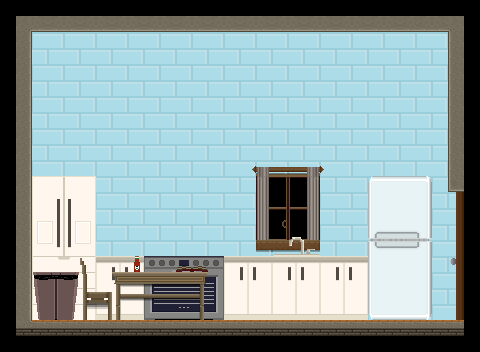

Tiled map render using the project's own tile images. Description and the whole map definition, tile-layer contents included, below:
An orthogonal 30x22 tile map with 16x16 px tiles, 3 tile layers (bg wall, bg obj, fg + ground + side walls).

<map version="1.0" orientation="orthogonal" renderorder="left-up" width="30" height="22" tilewidth="16" tileheight="16" nextobjectid="5">
 <tileset firstgid="1" name="tiles" tilewidth="16" tileheight="16" tilecount="1024" columns="32">
  <image source="tiles.png" width="512" height="512" />
 </tileset>
 <layer name="bg wall" width="30" height="22">
  <data encoding="csv">
0,0,0,0,0,0,0,0,0,0,0,0,0,0,0,0,0,0,0,0,0,0,0,0,0,0,0,0,0,0,
0,0,0,0,0,0,0,0,0,0,0,0,0,0,0,0,0,0,0,0,0,0,0,0,0,0,0,0,0,0,
0,0,40,41,40,41,40,41,40,41,40,41,40,41,40,41,40,41,40,41,40,41,40,41,40,41,40,41,0,0,
0,0,72,73,72,73,72,73,72,73,72,73,72,73,72,73,72,73,72,73,72,73,72,73,72,73,72,73,0,0,
0,0,40,41,40,41,40,41,40,41,40,41,40,41,40,41,40,41,40,41,40,41,40,41,40,41,40,41,0,0,
0,0,72,73,72,73,72,73,72,73,72,73,72,73,72,73,72,73,72,73,72,73,72,73,72,73,72,73,0,0,
0,0,40,41,40,41,40,41,40,41,40,41,40,41,40,41,40,41,40,41,40,41,40,41,40,41,40,41,0,0,
0,0,72,73,72,73,72,73,72,73,72,73,72,73,72,73,72,73,72,73,72,73,72,73,72,73,72,73,0,0,
0,0,40,41,40,41,40,41,40,41,40,41,40,41,40,41,40,41,40,41,40,41,40,41,40,41,40,41,0,0,
0,0,72,73,72,73,72,73,72,73,72,73,72,73,72,73,72,73,72,73,72,73,72,73,72,73,72,73,0,0,
0,0,40,41,40,41,40,41,40,41,40,41,40,41,40,41,194,195,196,197,40,41,40,41,40,41,40,41,0,0,
0,0,226,227,2147483875,2147483874,72,73,72,73,72,73,72,73,72,73,167,168,169,170,72,73,72,73,72,73,72,73,0,0,
0,0,258,259,2147483907,2147483906,40,41,40,41,40,41,40,41,40,41,199,200,201,202,40,41,40,41,40,41,40,41,40,0,
0,0,290,291,2147483939,2147483938,72,73,72,73,72,73,72,73,72,73,231,232,233,234,72,73,72,73,72,73,72,73,72,0,
0,0,322,323,2147483971,2147483970,40,41,40,41,40,41,40,41,40,41,263,264,265,266,40,41,40,41,40,41,40,41,40,0,
0,0,354,355,2147484003,2147484002,72,73,72,73,72,73,72,73,72,73,162,163,2147483813,164,72,73,72,73,72,73,72,73,72,0,
0,0,386,387,2147484035,2147484034,16,18,2147483664,2147483792,2147483791,2147483790,143,144,0,41,40,41,40,41,40,41,40,41,40,41,40,41,40,0,
0,0,386,387,2147484035,2147484034,48,50,2147483696,2147483824,2147483823,2147483822,175,176,0,73,72,73,72,73,72,73,72,73,72,73,72,73,72,0,
0,0,386,387,2147484035,2147484034,80,82,2147483728,2147483856,2147483855,2147483854,207,208,0,41,40,41,40,41,40,41,40,41,40,41,40,41,40,0,
0,0,386,387,2147484035,2147484034,112,114,2147483760,2147483888,2147483887,2147483886,239,240,0,73,72,73,72,73,72,73,72,73,72,73,72,73,72,0,
0,0,0,0,0,41,40,41,40,41,40,41,40,41,40,41,40,41,40,41,40,41,40,41,0,0,0,0,0,0,
0,0,0,0,0,0,0,0,0,0,0,0,0,0,0,0,0,0,0,0,0,0,0,0,0,0,0,0,0,0
</data>
 </layer>
 <layer name="bg obj" width="30" height="22">
  <data encoding="csv">
0,0,0,0,0,0,0,0,0,0,0,0,0,0,0,0,0,0,0,0,0,0,0,0,0,0,0,0,0,0,
0,0,0,0,0,0,0,0,0,0,0,0,0,0,0,0,0,0,0,0,0,0,0,0,0,0,0,0,0,0,
0,0,0,0,0,0,0,0,0,0,0,0,0,0,0,0,0,0,0,0,0,0,0,0,0,0,0,0,0,0,
0,0,0,0,0,0,0,0,0,0,0,0,0,0,0,0,0,0,0,0,0,0,0,0,0,0,0,0,0,0,
0,0,0,0,0,0,0,0,0,0,0,0,0,0,0,0,0,0,0,0,0,0,0,0,0,0,0,0,0,0,
0,0,0,0,0,0,0,0,0,0,0,0,0,0,0,0,0,0,0,0,0,0,0,0,0,0,0,0,0,0,
0,0,0,0,0,0,0,0,0,0,0,0,0,0,0,0,0,0,0,0,0,0,0,0,0,0,0,0,0,0,
0,0,0,0,0,0,0,0,0,0,0,0,0,0,0,0,0,0,0,0,0,0,0,0,0,0,0,0,0,0,
0,0,0,0,0,0,0,0,0,0,0,0,0,0,0,0,0,0,0,0,0,0,0,0,0,0,0,0,0,0,
0,0,0,0,0,0,0,0,0,0,0,0,0,0,0,0,0,0,0,0,0,0,0,0,0,0,0,0,0,0,
0,0,0,0,0,0,0,0,0,0,0,0,0,0,0,106,107,108,2147483756,2147483755,2147483754,0,0,0,0,0,0,0,0,0,
0,0,0,0,0,0,0,0,0,0,0,0,0,0,0,0,139,0,0,2147483787,0,0,0,2147483663,2147483662,2147483661,2147483660,0,0,0,
0,0,0,0,0,0,0,0,0,0,0,0,0,0,0,0,109,0,0,2147483757,0,0,0,2147483695,2147483694,2147483693,2147483692,0,0,0,
0,0,0,0,0,0,0,0,0,0,0,0,0,0,0,0,109,0,0,2147483757,0,0,0,2147483695,2147483694,2147483693,2147483692,0,0,0,
0,0,0,0,0,0,0,0,0,0,0,0,0,0,0,0,109,23,140,2147483757,0,0,0,2147483727,2147483726,2147483725,2147483724,0,0,0,
0,0,0,0,0,0,0,0,0,0,0,0,0,0,0,0,0,171,172,173,0,0,0,3221225551,3221225550,3221225549,3221225548,0,0,0,
0,0,0,0,0,2147483654,0,0,0,0,0,0,0,0,16,18,2147483664,16,18,2147483664,16,18,2147483664,2147483695,2147483694,2147483693,2147483692,0,0,0,
0,0,2147484130,481,482,2147483686,0,0,0,0,0,0,0,0,48,50,2147483696,48,50,2147483696,48,50,2147483696,2147483695,2147483694,2147483693,2147483692,0,0,0,
0,0,2147484162,513,514,2147483718,2147483717,0,0,0,0,0,0,0,80,82,2147483728,80,82,2147483728,80,82,2147483728,3221225519,3221225518,3221225517,3221225516,0,0,0,
0,0,2147484194,545,546,2147483750,2147483749,0,0,0,0,0,0,0,112,114,2147483760,112,114,2147483760,112,114,2147483760,3221225487,3221225486,3221225485,3221225484,0,0,0,
0,0,0,0,0,0,0,0,0,0,0,0,0,0,0,0,0,0,0,0,0,0,0,0,0,0,0,0,0,0,
0,0,0,0,0,0,0,0,0,0,0,0,0,0,0,0,0,0,0,0,0,0,0,0,0,0,0,0,0,0
</data>
 </layer>
 <layer name="fg + ground + side walls" width="30" height="22">
  <data encoding="csv">
0,0,0,0,0,0,0,0,0,0,0,0,0,0,0,0,0,0,0,0,0,0,0,0,0,0,0,0,0,0,
0,2147483873,2684354721,536871073,2684354721,536871073,2684354721,536871073,2684354721,536871073,2684354721,536871073,2684354721,536871073,2684354721,536871073,2684354721,536871073,2684354721,536871073,2684354721,536871073,2684354721,536871073,2684354721,536871073,536871073,2684354721,225,0,
0,161,0,0,0,0,0,0,0,0,0,0,0,0,0,0,0,0,0,0,0,0,0,0,0,0,0,0,2147483809,0,
0,161,0,0,0,0,0,0,0,0,0,0,0,0,0,0,0,0,0,0,0,0,0,0,0,0,0,0,2147483809,0,
0,161,0,0,0,0,0,0,0,0,0,0,0,0,0,0,0,0,0,0,0,0,0,0,0,0,0,0,2147483809,0,
0,161,0,0,0,0,0,0,0,0,0,0,0,0,0,0,0,0,0,0,0,0,0,0,0,0,0,0,2147483809,0,
0,161,0,0,0,0,0,0,0,0,0,0,0,0,0,0,0,0,0,0,0,0,0,0,0,0,0,0,2147483809,0,
0,161,0,0,0,0,0,0,0,0,0,0,0,0,0,0,0,0,0,0,0,0,0,0,0,0,0,0,2147483809,0,
0,161,0,0,0,0,0,0,0,0,0,0,0,0,0,0,0,0,0,0,0,0,0,0,0,0,0,0,2147483809,0,
0,161,0,0,0,0,0,0,0,0,0,0,0,0,0,0,0,0,0,0,0,0,0,0,0,0,0,0,2147483809,0,
0,161,0,0,0,0,0,0,0,0,0,0,0,0,0,0,0,0,0,0,0,0,0,0,0,0,0,0,2147483809,0,
0,161,0,0,0,0,0,0,0,0,0,0,0,0,0,0,0,0,0,0,0,0,0,0,0,0,0,0,2147483841,0,
0,161,0,0,0,0,0,0,0,0,0,0,0,0,0,0,0,0,0,0,0,0,0,0,0,0,0,0,2147483905,0,
0,1073741985,0,0,0,0,0,0,0,0,0,0,0,0,0,0,0,0,0,0,0,0,0,0,0,0,0,0,2147483905,0,
0,1073741985,0,0,0,0,0,0,0,0,0,0,0,0,0,0,0,0,0,0,0,0,0,0,0,0,0,0,2147483905,0,
0,1073741985,0,0,0,0,0,0,0,0,0,0,0,0,0,0,0,0,0,0,0,0,0,0,0,0,0,0,2147483905,0,
0,1073741985,0,0,0,0,0,0,36,0,0,2147483781,133,0,0,0,0,0,0,0,0,0,0,0,0,0,0,0,2147483937,0,
0,1073741985,0,0,0,0,0,10,11,11,11,11,2147483658,0,0,0,0,0,0,0,0,0,0,0,0,0,0,0,2147483905,0,
0,1073741985,0,0,0,0,0,42,43,43,43,43,2147483690,0,0,0,0,0,0,0,0,0,0,0,0,0,0,0,2147483905,0,
0,1073741985,0,0,0,0,0,74,0,0,0,0,2147483722,0,0,0,0,0,0,0,0,0,0,0,0,0,0,0,2147483905,0,
0,2147483780,129,129,129,129,129,129,129,129,129,129,129,129,129,129,129,129,129,129,129,129,129,129,129,129,129,129,129,0,
0,0,0,0,0,0,0,0,0,0,0,0,0,0,0,0,0,0,0,0,0,0,0,0,0,0,0,0,0,0
</data>
 </layer>
</map>